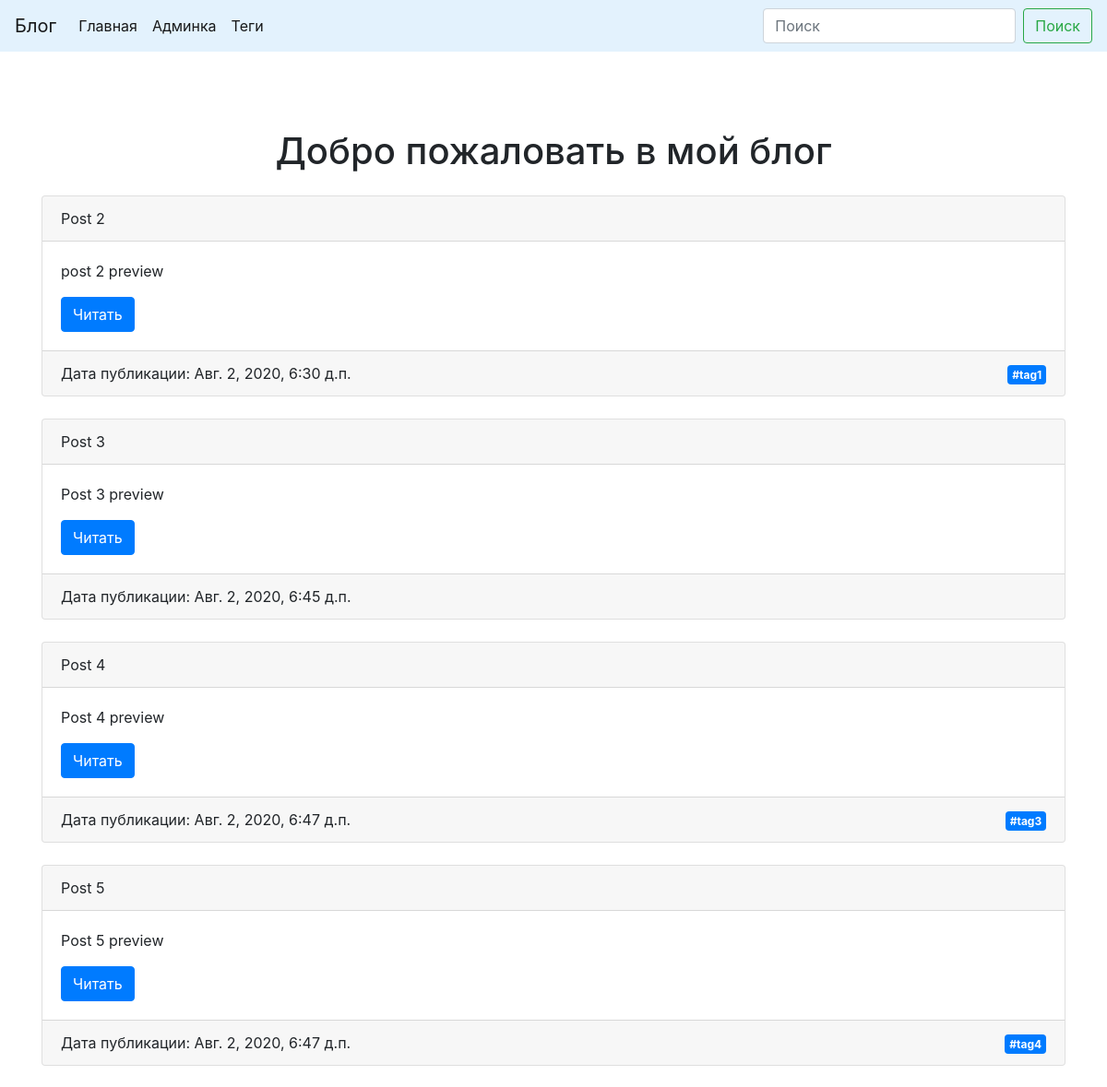
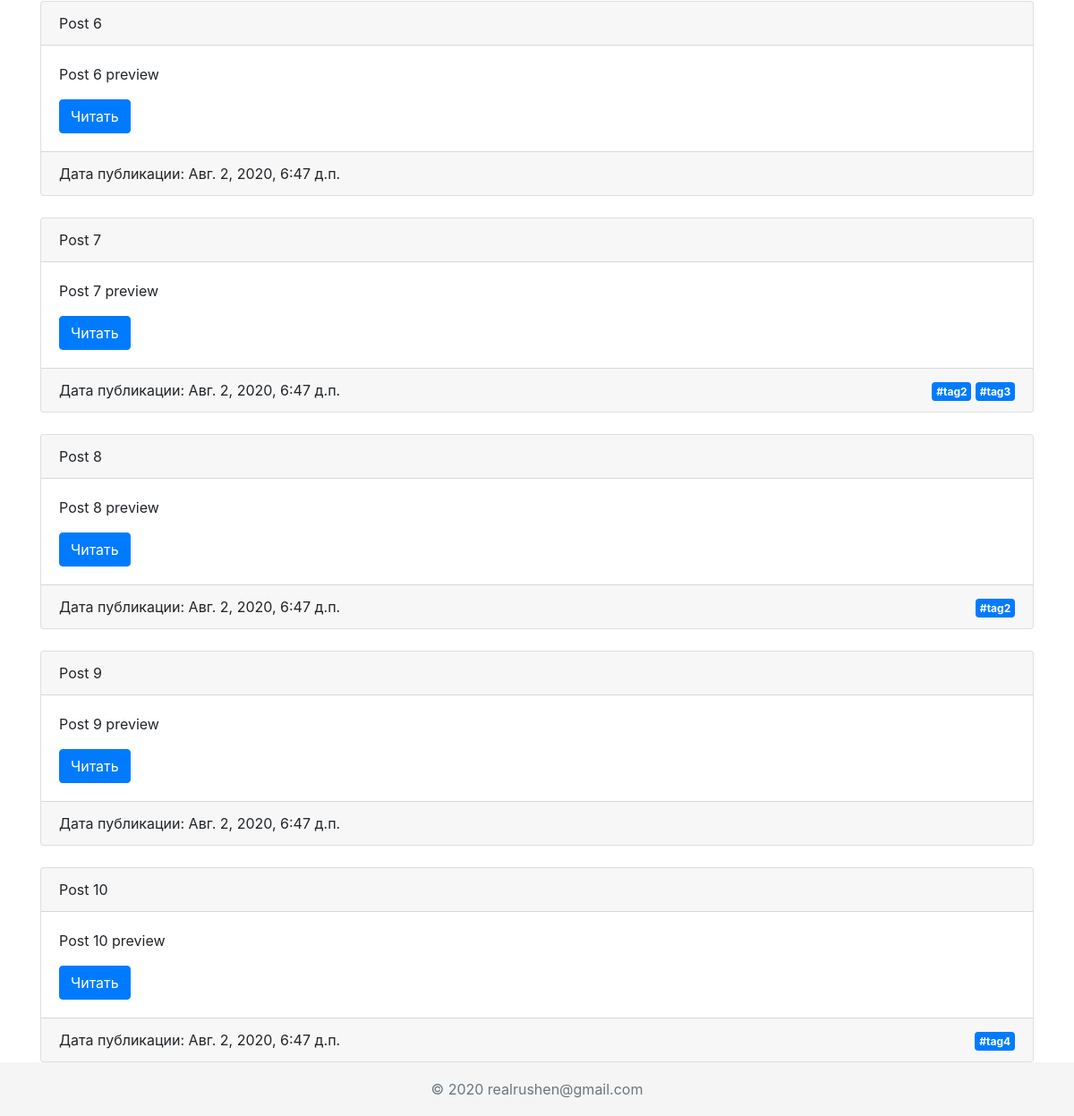
The page / on the database its author committed (2 pictures, top to bottom).
### blog/models.py (models this page shows, shortened)
class Post(models.Model):
    title = models.CharField(max_length=100, db_index=True)
    slug = models.SlugField(db_index=True, unique=True)
    preview_text = models.CharField(max_length=200)
    text = models.TextField(blank=False)
    created = models.DateTimeField(auto_now_add=True)
    updated = models.DateTimeField(auto_now=True)
    tags = models.ManyToManyField(Tag, related_name='posts')
    def get_absolute_url(self):
        return reverse('post_details_url', kwargs={'slug': self.slug})

class Tag(models.Model):
    name = models.CharField(max_length=50, db_index=True)
    slug = models.SlugField(max_length=50, unique=True)
    def get_absolute_url(self):
        return reverse('tag_posts_page_url', kwargs={'slug': self.slug})

### blog/views.py (the view)
# urls.py: path('', index, name='index'),
def index(request):
    posts = Post.objects.all()
    return render(request, 'blog/index.html', context={'posts': posts})

### templates/blog/index.html
{% extends 'blog/base.html' %}
{% block title %}
    {% if user.is_authenticated %}
    {{ user.username| title }}, добро пожаловать в мой блог
        {% else %}
        Добро пожаловать в мой блог
    {% endif %}
{% endblock %}
{% block content %}
    {% for post in posts %}
        {% include 'blog/card.html' %}
    {% endfor %}
{% endblock %}

### templates/blog/card.html
<div class="card mb-4">
    <div class="card-header">
        {{ post.title }}
    </div>
    <div class="card-body">
        <p class="card-text">{{ post.preview_text }}</p>
        <div class="d-inline text-right"><a href="{{ post.get_absolute_url }}" class="btn btn-primary">Читать</a>
        </div>
    </div>
    <div class="card-footer">
        <div class="row">
        <div class="col-6">Дата публикации: {{ post.created }}</div>
        <div class="col-6 text-right">
        {% for tag in post.tags.all %}
            <a href="{{ tag.get_absolute_url }}"
               class="badge badge-primary d-inline">#{{ tag.name|lower }}</a>
        {% endfor %}
        </div>
        </div>
    </div>
</div>

### static/css/custom.css (style rules this page uses)
html { position: relative; min-height: 100%; }
body { margin-bottom: 60px; }

### rows shown on the page
Post: title "Post 2", preview_text "post 2 preview", created "Авг. 2, 2020, 6:30 д.п."
Tag: name "tag1"
Post: title "Post 3", preview_text "Post 3 preview", created "Авг. 2, 2020, 6:45 д.п."
Post: title "Post 4", preview_text "Post 4 preview", created "Авг. 2, 2020, 6:47 д.п."
Tag: name "tag3"
Post: title "Post 5", preview_text "Post 5 preview", created "Авг. 2, 2020, 6:47 д.п."
Tag: name "tag4"
Post: title "Post 6", preview_text "Post 6 preview", created "Авг. 2, 2020, 6:47 д.п."
Post: title "Post 7", preview_text "Post 7 preview", created "Авг. 2, 2020, 6:47 д.п."
Tag: name "tag2"
Post: title "Post 8", preview_text "Post 8 preview", created "Авг. 2, 2020, 6:47 д.п."
Post: title "Post 9", preview_text "Post 9 preview", created "Авг. 2, 2020, 6:47 д.п."
Post: title "Post 10", preview_text "Post 10 preview", created "Авг. 2, 2020, 6:47 д.п."
